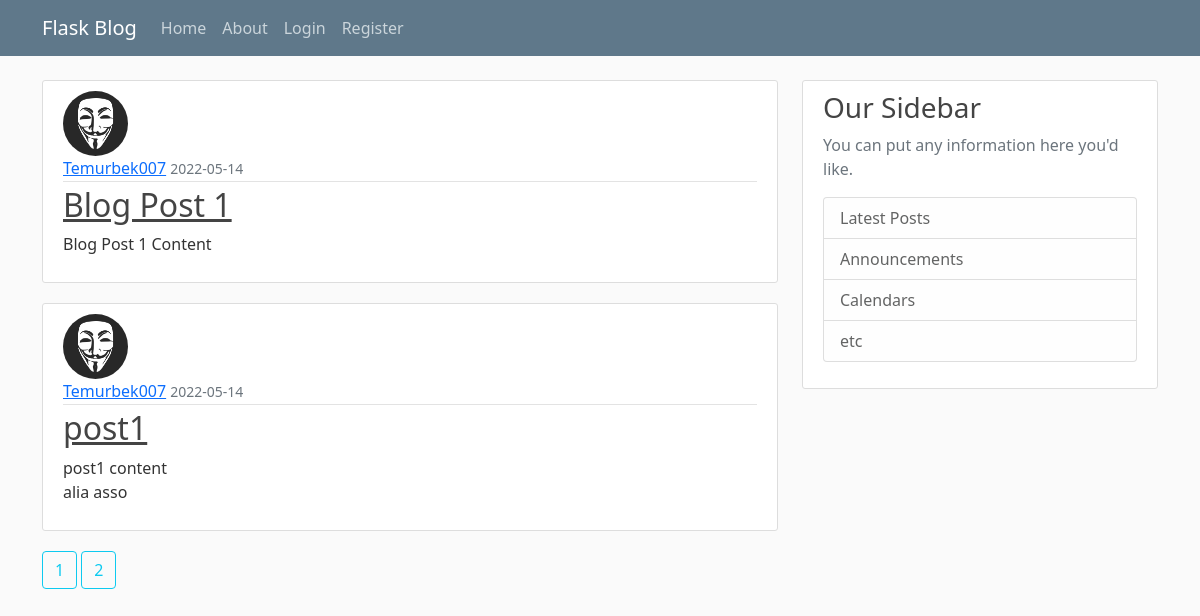
Page /home on the earlier database version.
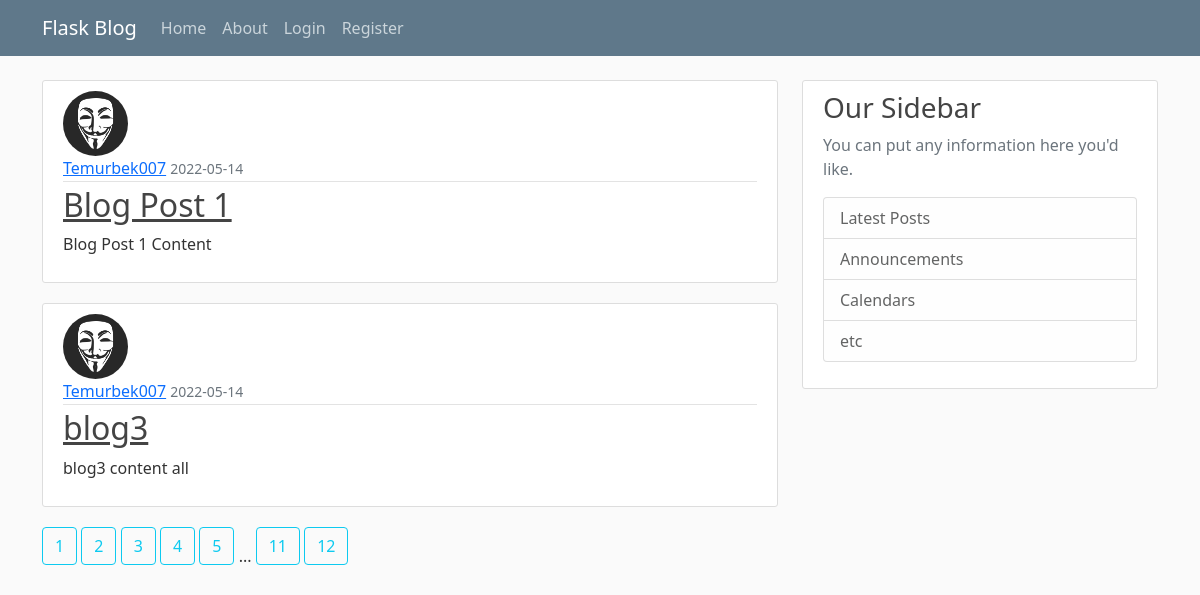
Same page on the later database version.
### flaskblog/models.py (models this page shows, shortened)
class Post(db.Model):
	id = db.Column(db.Integer, primary_key=True)
	title = db.Column(db.String(100), nullable=False)
	date_posted = db.Column(db.DateTime, nullable=False, default=datetime.utcnow())
	content = db.Column(db.Text, nullable=False)
	user_id = db.Column(db.Integer, db.ForeignKey('user.id'), nullable=False)

class User(db.Model, UserMixin):
	id = db.Column(db.Integer, primary_key=True)
	username = db.Column(db.String(20),unique=True, nullable=False)
	email = db.Column(db.String(120),unique=True, nullable=False)
	image_file = db.Column(db.String(20), nullable=False, default='default.jpg')
	password = db.Column(db.String(60), nullable=False)
	posts = db.relationship('Post', backref='author', lazy=True)

### flaskblog/routes.py (the view)
@app.route("/")
@app.route("/home")
def home():
	page = request.args.get('page', 1, int)
	posts=Post.query.paginate(per_page=2, page=page)
	return render_template("home.html", posts=posts)

### flaskblog/templates/home.html
{% extends "layout.html" %}
{% block content %}
	{% for post in posts.items %}
		<article class="media content-section">
			<img class="rounded-circle article-img" src="{{ url_for('static', filename='/profile_pics/' + post.author.image_file) }}">
		  <div class="media-body">
		    <div class="article-metadata">
		      <a class="mr-2" href="#">{{ post.author.username }}</a>
		      <small class="text-muted">{{ post.date_posted.strftime('%Y-%m-%d') }}</small>
		    </div>
		    <h2><a class="article-title" href="{{ url_for('post', post_id=post.id) }}">{{ post.title }}</a></h2>
		    <p class="article-content">{{ post.content }}</p>
		  </div>
		</article>
	{% endfor %}
	{% for page_num in posts.iter_pages() %}
		{% if page_num %}
			<a class="btn btn-outline-info mb-4" href="{{ url_for('home', page=page_num) }}">{{ page_num }}</a>
		{% else %}
			...
		{%  endif%}
	{% endfor %}
{% endblock content %}

Differences in the rows shown:
removed Post: image_file (picture), author.username "Temurbek007", date_posted "2022-05-14", title "post1", content "post1 content alia asso"
now on this page (row unchanged): Post: image_file (picture), author.username "Temurbek007", date_posted "2022-05-14", title "blog3", content "blog3 content all"
Other differences:
new list line: "3"
new list line: "4"
new list line: "5"
new list line: "11"
new list line: "12"
